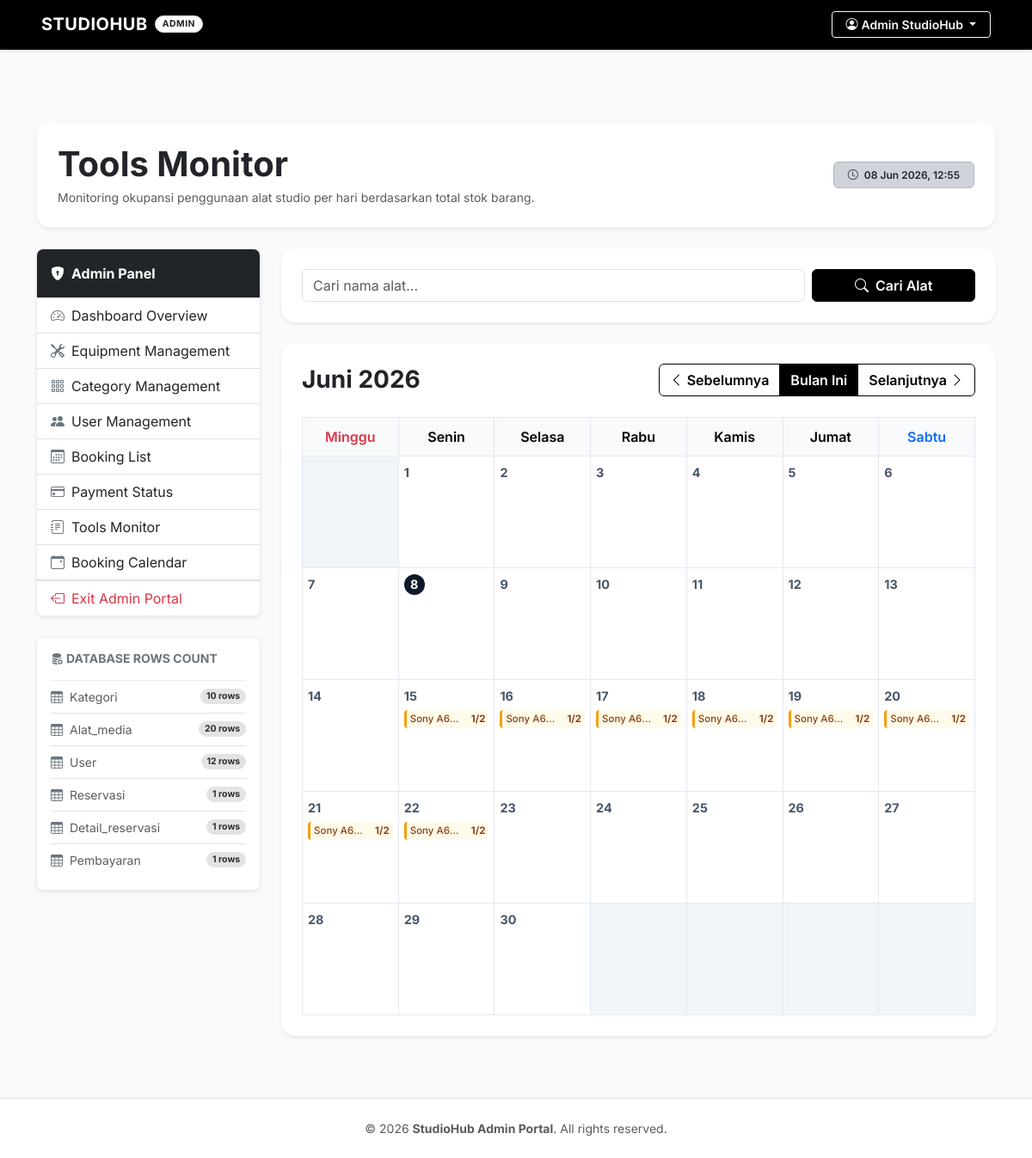
Screenshot of /modules/admin/monitoring_alat/index.php (signed in) with the database file from the repository.
### tables this page shows
CREATE TABLE IF NOT EXISTS `alat_media` (
  `id_alat` int(11) NOT NULL,
  `nama_alat` varchar(100) NOT NULL,
  `desc_alat` text DEFAULT NULL,
  `id_kategori` int(11) DEFAULT NULL,
  `harga` decimal(10,2) NOT NULL,
  `stok` int(11) NOT NULL,
  `kondisi_alat` varchar(100) DEFAULT NULL,
  `foto_alat` varchar(255) DEFAULT NULL,
  `status_ketersediaan` varchar(50) DEFAULT NULL
);

### modules/admin/monitoring_alat/index.php (the view, shortened to what this page needs)
<?php
require '../../../config/koneksi.php';
$month = isset($_GET['month']) ? (int)$_GET['month'] : (int)date('n');
$year = isset($_GET['year']) ? (int)$_GET['year'] : (int)date('Y');
$prevMonth = $month - 1;
$prevYear = $year;
$nextMonth = $month + 1;
$nextYear = $year;
$startDate = sprintf('%04d-%02d-01', $year, $month);
$endDate = date('Y-m-t', strtotime($startDate));
$daysInMonth = (int)date('t', strtotime($startDate));
$firstDayOfMonth = (int)date('w', strtotime($startDate));
$alatQuery = "SELECT id_alat, nama_alat, stok, kondisi_alat, status_ketersediaan FROM alat_media";
$alatQuery .= " ORDER BY id_alat ASC";
$alatHasil = mysqli_query($conn, $alatQuery);
$list_alat = [];
while ($row = mysqli_fetch_assoc($alatHasil)) {
    $list_alat[] = $row;
}
$reservQuery = "
    SELECT r.id_reserv, r.tgl_mulai, r.tgl_selesai, r.status_reserv, dr.id_alat, dr.jumlah, u.nama AS nama_customer
    FROM reservasi r
    JOIN detail_reservasi dr ON r.id_reserv = dr.id_reserv
    LEFT JOIN user u ON r.id_user = u.id_user
    WHERE (r.tgl_mulai <= '$endDate' AND r.tgl_selesai >= '$startDate')
      AND LOWER(r.status_reserv) NOT IN ('failed', 'batal', 'dibatalkan')
";
$reservHasil = mysqli_query($conn, $reservQuery);
$usage_tracker = [];
while ($row = mysqli_fetch_assoc($reservHasil)) {
    $id_alat = $row['id_alat'];
    $tgl_mulai = $row['tgl_mulai'];
    $tgl_selesai = $row['tgl_selesai'];
    $qty = (int)$row['jumlah'];
    $current = strtotime($tgl_mulai);
    $last = strtotime($tgl_selesai);
    while ($current <= $last) {
        $dateStr = date('Y-m-d', $current);
        if ($dateStr >= $startDate && $dateStr <= $endDate) {
            if (!isset($usage_tracker[$id_alat][$dateStr])) {
                $usage_tracker[$id_alat][$dateStr] = [
                    'total_rented' => 0,
                    'details' => []
                ];
            }
            $usage_tracker[$id_alat][$dateStr]['total_rented'] += $qty;
            $usage_tracker[$id_alat][$dateStr]['details'][] = [
                'id_reserv' => $row['id_reserv'],
                'nama' => $row['nama_customer'],
                'jumlah' => $qty,
                'status' => $row['status_reserv']
            ];
        }
        $current = strtotime('+1 day', $current);
    }
}
$tables = [
    'kategori',
    'alat_media',
    'user',
    'reservasi',
    'detail_reservasi',
    'pembayaran',
];
$table_sizes = [];
foreach ($tables as $t) {
    $size_q = mysqli_query($conn, "SELECT COUNT(*) AS total FROM `$t`");
    $table_sizes[$t] = mysqli_fetch_assoc($size_q)['total'] ?? 0;
}
$monthNames = [
    1 => 'Januari', 'Februari', 'Maret', 'April', 'Mei', 'Juni',
    'Juli', 'Agustus', 'September', 'Oktober', 'November', 'Desember'
];
include '../../../includes/header_admin.php';
?>
<!DOCTYPE html>
<html lang="id">
<head>
</head>
<body>
    <div class="pt-5 pb-4">
        <div class="p-4 bg-white border border-light shadow-sm rounded-4 mb-4 d-flex flex-wrap justify-content-between align-items-center">
            <div>
                <h1 class="fw-bold mb-1 text-dark">Tools Monitor</h1>
                <p class="text-muted mb-0 small">
                    Monitoring okupansi penggunaan alat studio per hari berdasarkan total stok barang.
                </p>
            </div>
            <div class="mt-3 mt-md-0">
                <span class="badge bg-dark-subtle text-dark border border-dark-subtle px-3 py-2 fw-semibold">
                    <i class="bi bi-clock me-1"></i> <?= date('d M Y, H:i') ?>
                </span>
            </div>
        </div>
        <div class="row g-4">
            <div class="col-lg-3">
                <?php include '../../../includes/sidebar_admin.php'; ?>
                <div class="card shadow-sm border border-light-subtle rounded-3 p-3 mt-4 bg-white">
                    <h6 class="fw-bold mb-3 text-secondary text-uppercase small"><i class="bi bi-database-fill-gear me-1"></i>Database Rows Count</h6>
                    <div class="list-group list-group-flush small">
                        <?php foreach ($table_sizes as $table_name => $count): ?>
                        <div class="list-group-item d-flex justify-content-between align-items-center px-0 bg-transparent py-2">
                            <span class="text-muted text-capitalize"><i class="bi bi-table me-2 text-secondary"></i><?= htmlspecialchars($table_name) ?></span>
                            <span class="badge bg-secondary-subtle text-secondary-emphasis rounded-pill"><?= $count ?> rows</span>
                        </div>
                        <?php endforeach; ?>
                    </div>
                </div>
            </div>
            <div class="col-lg-9">
                <div class="card shadow-sm border-0 rounded-4 p-4 bg-white mb-4">
                    <form method="GET" class="row g-2 align-items-center">
                        <div class="col-md-9 col-sm-8">
                            <input type="text" name="search" class="form-control" placeholder="Cari nama alat..." value="<?= htmlspecialchars($_GET['search'] ?? '') ?>">
                        </div>
                        <div class="col-md-3 col-sm-4">
                            <button type="submit" class="btn btn-dark w-100">
                                <i class="bi bi-search me-1"></i> Cari Alat
                            </button>
                        </div>
                    </form>
                </div>
                <div class="card shadow-sm border-0 rounded-4 p-4 bg-white">
                    <div class="d-flex justify-content-between align-items-center mb-4">
                        <h3 class="fw-bold text-dark mb-0">
                            <?= $monthNames[$month] ?> <?= $year ?>
                        </h3>
                        <div class="btn-group">
                            <a href="?month=<?= $prevMonth ?>&year=<?= $prevYear ?><?= !empty($_GET['search']) ? '&search='.urlencode($_GET['search']) : '' ?>" class="btn btn-outline-dark">
                                <i class="bi bi-chevron-left"></i> Sebelumnya
                            </a>
                            <a href="?month=<?= date('n') ?>&year=<?= date('Y') ?><?= !empty($_GET['search']) ? '&search='.urlencode($_GET['search']) : '' ?>" class="btn btn-dark">
                                Bulan Ini
                            </a>
                            <a href="?month=<?= $nextMonth ?>&year=<?= $nextYear ?><?= !empty($_GET['search']) ? '&search='.urlencode($_GET['search']) : '' ?>" class="btn btn-outline-dark">
                                Selanjutnya <i class="bi bi-chevron-right"></i>
                            </a>
                        </div>
                    </div>
                    <div class="table-responsive">
                        <table class="table calendar-table m-0">
                            <thead>
                                <tr>
                                    <th class="text-danger">Minggu</th>
                                    <th>Senin</th>
                                    <th>Selasa</th>
                                    <th>Rabu</th>
                                    <th>Kamis</th>
                                    <th>Jumat</th>
                                    <th class="text-primary">Sabtu</th>
                                </tr>
                            </thead>
                            <tbody>
                                <?php
                                $dayCounter = 1;
                                $todayDate = date('Y-m-d');
                                echo '<tr>';
                                for ($i = 0; $i < $firstDayOfMonth; $i++) {
                                    echo '<td class="empty-day"></td>';
                                }
                                $currentColumn = $firstDayOfMonth;
                                while ($dayCounter <= $daysInMonth) {
                                    if ($currentColumn == 7) {
                                        echo '</tr><tr>';
                                        $currentColumn = 0;
                                    }
                                    $currentDateStr = sprintf('%04d-%02d-%02d', $year, $month, $dayCounter);
                                    $isToday = ($currentDateStr === $todayDate);
                                    echo '<td>';
                                    echo '<span class="day-number ' . ($isToday ? 'today' : '') . '">' . $dayCounter . '</span>';
                                    echo '<div class="monitor-list">';
                                    foreach ($list_alat as $alat) {
                                        $id_alat = $alat['id_alat'];
                                        $stok = (int)$alat['stok'];
                                        $rented = 0;
                                        $details = [];
                                        if (isset($usage_tracker[$id_alat][$currentDateStr])) {
                                            $rented = $usage_tracker[$id_alat][$currentDateStr]['total_rented'];
                                            $details = $usage_tracker[$id_alat][$currentDateStr]['details'];
                                        }
                                        if ($rented === 0) {
                                            continue;
                                        }
                                        $class = 'occupancy-none';
                                        if ($rented > 0) {
                                            $class = ($rented >= $stok) ? 'occupancy-full' : 'occupancy-partial';
                                        }
                                        $modalPayload = [
                                            'tanggal' => $currentDateStr,
                                            'nama_alat' => $alat['nama_alat'],
                                            'stok' => $stok,
                                            'rented' => $rented,
                                            'details' => $details
                                        ];
                                        $escapedPayload = htmlspecialchars(json_encode($modalPayload), ENT_QUOTES, 'UTF-8');
                                        echo '<div class="monitor-item ' . $class . '" onclick="showMonitorDetail(' . $escapedPayload . ')" title="Klik untuk info detail penyewaan">';
                                        echo '<span class="text-truncate" style="max-width: 65%;">' . htmlspecialchars($alat['nama_alat']) . '</span>';
                                        echo '<span class="fw-bold">' . $rented . '/' . $stok . '</span>';
                                        echo '</div>';
                                    }
                                    echo '</div>';
                                    echo '</td>';
                                    $dayCounter++;
                                    $currentColumn++;
                                }
                                while ($currentColumn < 7) {
                                    echo '<td class="empty-day"></td>';
                                    $currentColumn++;
                                }
                                echo '</tr>';
                                ?>
                            </tbody>
                        </table>
                    </div>
                </div>
            </div>
        </div>
    </div>
</body>
</html>
<?php include '../../../includes/footer_admin.php'; ?>

### assets/css/style.css (style rules this page uses)
body { font-family: 'Inter', -apple-system, BlinkMacSystemFont, "Segoe UI", Roboto, "Helvetica Neue", Arial, sans-serif; color: #333333; background-color: #f8f9fa; padding-top: 70px; }
.card { border: 1px solid #e3e6f0; border-radius: 6px; box-shadow: 0 2px 4px rgba(0,0,0,0.02); transition: transform 0.2s, box-shadow 0.2s; }

### includes/header_admin.php (style rules this page uses)
body { font-family: 'Inter', -apple-system, BlinkMacSystemFont, "Segoe UI", Roboto, sans-serif; color: #1a1a1a; background-color: #fafafa; }
.btn-dark { background-color: #000000 !important; border-color: #000000 !important; color: #ffffff !important; font-weight: 600; transition: all 0.2s ease; }
.btn-outline-dark { color: #000000 !important; border-color: #000000 !important; font-weight: 600; transition: all 0.2s ease; }

### modules/admin/monitoring_alat/index.php (style rules this page uses)
.calendar-table { table-layout: fixed; width: 100%; }
.calendar-table th { text-align: center; padding: 10px 0; background-color: #f8fafc; border: 1px solid #e2e8f0; font-weight: 600; }
.calendar-table td { height: 130px; vertical-align: top; padding: 6px; border: 1px solid #e2e8f0; position: relative; background-color: #fff; transition: background-color 0.2s; }
.calendar-table td.empty-day { background-color: #f1f5f9; }
.day-number { font-weight: bold; font-size: 0.9rem; color: #475569; margin-bottom: 5px; display: inline-block; }
.day-number.today { background-color: #0f172a; color: #fff; width: 24px; height: 24px; border-radius: 50%; text-align: center; line-height: 24px; }
.monitor-list { list-style: none; padding: 0; margin: 0; overflow-y: auto; max-height: 95px; }
.monitor-item { font-size: 0.72rem; padding: 2px 4px; margin-bottom: 2px; border-radius: 4px; cursor: pointer; display: flex; justify-content: space-between; align-items: center; font-weight: 500; transition: transform 0.1s; }
.occupancy-partial { background-color: #fffbeb; color: #92400e; border-left: 3px solid #f59e0b; }

### rows the page displays
alat_media: nama_alat "Sony A6…", id_alat "1", stok "2"

### other values shown
$_SESSION['nama'] "Admin StudioHub"
$table_name "Kategori"
$count "10"
$table_name "Alat_media"
$count "20"
$table_name "User"
$count "12"
$table_name "Reservasi"
$count "1"
$table_name "Detail_reservasi"
$table_name "Pembayaran"
$monthNames[$month] "Juni"
$year "2026"
